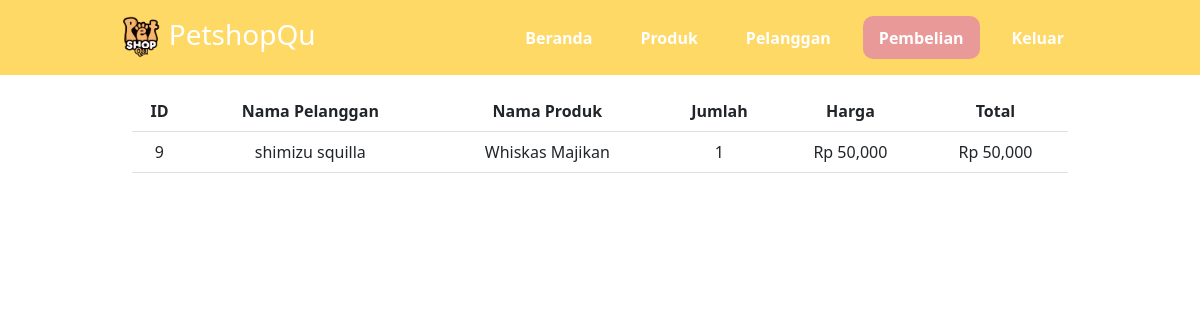
The app's page /tpembelian.php (signed in) with its own data.
### tables this page shows
CREATE TABLE `pembelian` (
  `ID_pembelian` int(6) NOT NULL,
  `ID_produk` int(5) NOT NULL,
  `ID_pelanggan` int(5) NOT NULL,
  `tgl_pembelian` date NOT NULL,
  `jumlah` int(9) NOT NULL,
  `harga` int(9) NOT NULL
);

CREATE TABLE `pelanggan` (
  `ID_pelanggan` int(6) NOT NULL,
  `username` varchar(65) NOT NULL,
  `password` varchar(8) NOT NULL,
  `role` varchar(9) NOT NULL,
  `nama_pelanggan` varchar(32) NOT NULL,
  `alamat_pelanggan` varchar(32) NOT NULL,
  `no_hp` varchar(12) NOT NULL
);

CREATE TABLE `produk` (
  `ID_produk` int(6) NOT NULL,
  `nama_produk` varchar(42) NOT NULL,
  `deskripsi_produk` varchar(64) NOT NULL,
  `harga_produk` int(9) NOT NULL,
  `gambar` text NOT NULL
);

### tpembelian.php (the view, shortened to what this page needs)
<?php
    include "koneksi.php";
?>
<!doctype html>
<html lang="en" class="h-100">
<head>
    <link rel="stylesheet" href="https://cdn.jsdelivr.net/npm/bootstrap-icons@1.8.3/font/bootstrap-icons.css">
    <link href="./dist/css/bootstrap.min.css" rel="stylesheet">
    <link href="style.css?<?= time();?>" rel="stylesheet">
</head>
<body class="h-100 text-center text-black">
    <div class="d-flex w-100 mx-auto flex-column">
        <header class="mb-auto py-3" style="background:#FFD966">
            <div class="cover-container mx-auto text-white">
                <h3 class="float-md-start mb-0"> <img style="width: auto; height: 1.5em" src="logo.png" alt="">
                    PetshopQu</h3>
                <nav class="nav nav-masthead justify-content-center float-md-end">
                    <a class="nav-link fw-bold" href="index.php">Beranda</a>
                    <a class="nav-link fw-bold" href="tproduk.php">Produk</a>
                    <a class="nav-link fw-bold" href="tpelanggan.php">Pelanggan</a>
                    <a class="nav-link fw-bold active" href="tpembelian.php">Pembelian</a>
                    <?php
              if (isset ($_SESSION["role"])=="admin") {
                echo '
                <a class="nav-link fw-bold" href="keluar.php">Keluar</a>
                ';
              }
            ?>
                </nav>
            </div>
        </header>
    </div>
    <div class="container">
        <table class="table mt-3">
            <thead>
                <tr>
                    <th>ID</th>
                    <th>Nama Pelanggan</th>
                    <th>Nama Produk</th>
                    <th>Jumlah</th>
                    <th>Harga</th>
                    <th>Total</th>
                </tr>
            </thead>
            <tbody>
                <?php
                    $QUERY=mysqli_query($KONEKSI, "SELECT * FROM `pembelian`");
                    while ($DATA=mysqli_fetch_assoc($QUERY)) {
                        $ID_PRODUK = $DATA['ID_produk'];
                        $ID_PELANGGAN = $DATA['ID_pelanggan'];
                        $QUERY_PRODUK=mysqli_query($KONEKSI, "SELECT nama_produk, harga_produk FROM `produk` WHERE ID_produk = $ID_PRODUK");
                        $DATA_PRODUK=mysqli_fetch_assoc($QUERY_PRODUK);
                        $QUERY_PELANGGAN=mysqli_query($KONEKSI, "SELECT nama_pelanggan FROM `pelanggan` WHERE ID_pelanggan = $ID_PELANGGAN");
                        $DATA_PELANGGAN=mysqli_fetch_assoc($QUERY_PELANGGAN);
                        echo "
                        <tr>
                            <td>".$DATA['ID_pembelian']."</td>
                            <td>".$DATA_PELANGGAN['nama_pelanggan']."</td>
                            <td>".$DATA_PRODUK['nama_produk']."</td>
                            <td>".$DATA['jumlah']."</td>
                            <td>Rp ".number_format($DATA['harga'])."</td>
                            <td>Rp ".number_format($DATA['harga']*$DATA['jumlah'])."</td>
                        </tr>
                        ";
                    }
                ?>
            </tbody>
        </table>
    </div>
</body>
</html>

### style.css (style rules this page uses)
html, body { height: 100%; }
.cover-container { max-width: 80%; }
.nav-masthead .nav-link { color: #fff; padding: 0.6em 1em; }
.nav-masthead .nav-link + .nav-link { margin-left: 1rem; }
.nav-masthead .active { color: #fff; background:#EA9999; border-radius: 10px; }
.container { max-width: 960px; }

### records on screen
pembelian: ID_pembelian "9", ID_pelanggan.nama_pelanggan "shimizu squilla", ID_produk.nama_produk "Whiskas Majikan", jumlah "1", harga "50,000", $DATA['harga']*$DATA['jumlah'] "50,000"
